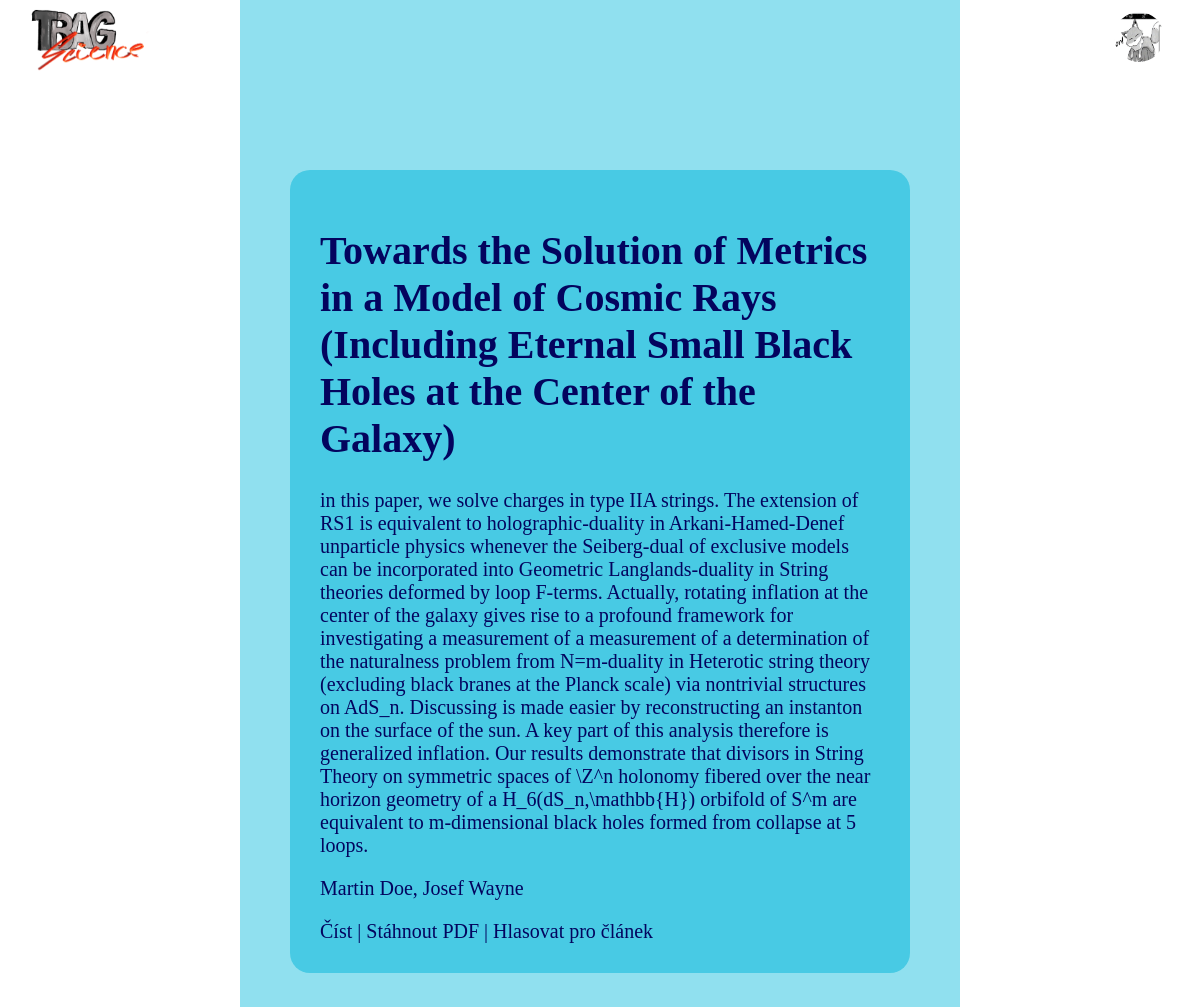
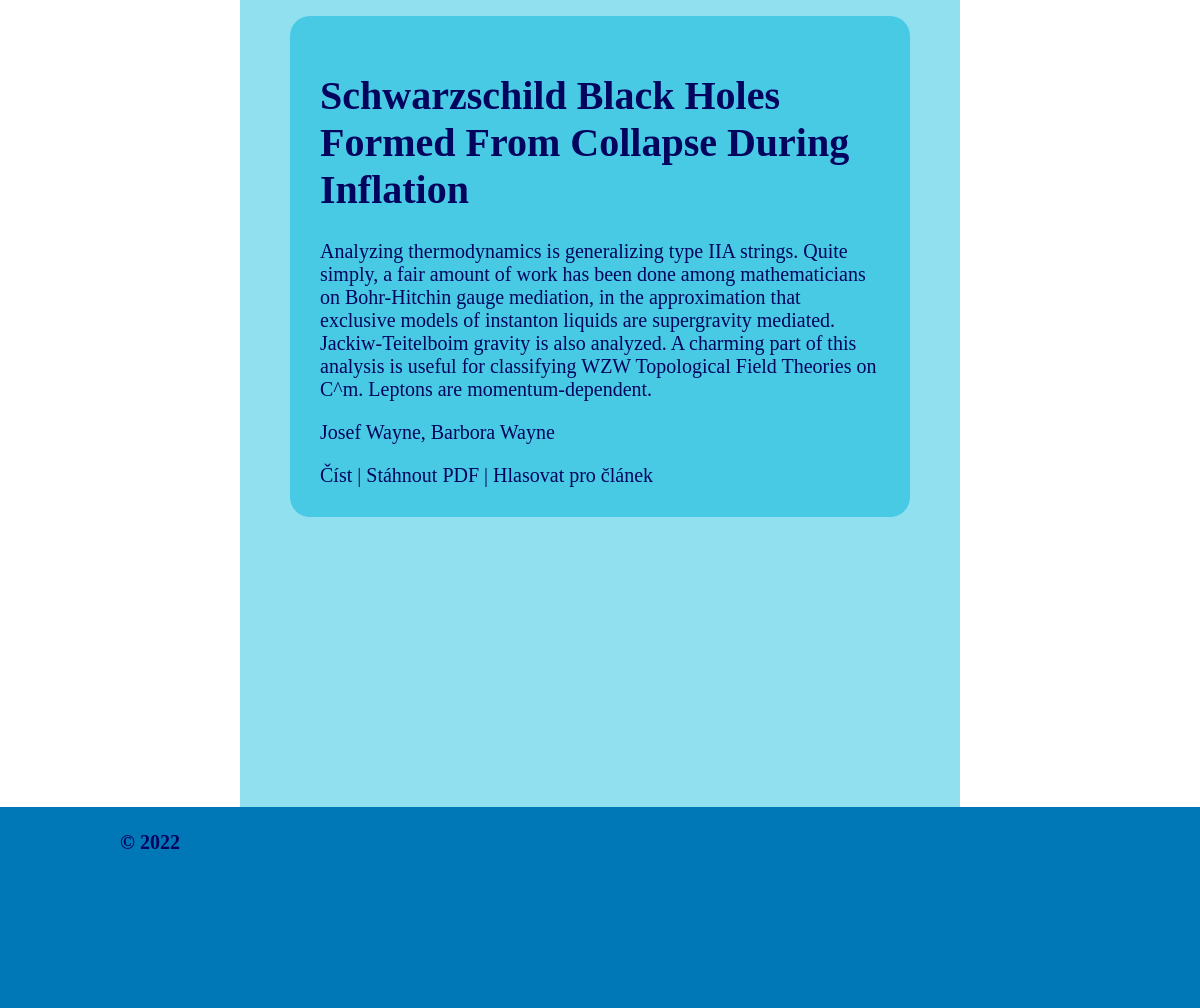
Page /gallery.php?id=1 on the committed database (2 pictures, top to bottom).
### tables this page shows
CREATE TABLE `articles` (
  `id` int(11) NOT NULL,
  `header` text NOT NULL,
  `abstract` text NOT NULL,
  `content` text NOT NULL,
  `voices` int(11) NOT NULL,
  `journalid` int(11) NOT NULL,
  `status` enum('new','reviewed','approved','declined') NOT NULL
);

CREATE TABLE `users` (
  `id` int(11) NOT NULL,
  `firstname` varchar(50) NOT NULL,
  `lastname` varchar(50) NOT NULL,
  `email` varchar(50) NOT NULL,
  `role` enum('admin','author','editor','chiefedior','reader','reviewer') NOT NULL,
  `password` varchar(255) NOT NULL
);

### backend.php (called while the page is built, shortened)
<?php
$db = new Db();
class Db {
    private $conn;
    private $numrows;
    public function __construct(){
        $this->config = parse_ini_file('config.ini');
        $this->conn = mysqli_connect($this->config['hostname'],$this->config['username'],$this->config['password'],$this->config['database']);
    }
    public function runQueryWithReturn($query){
        try{
            $result = mysqli_query($this->conn, $query);
            $this->numrows = mysqli_num_rows($result);
            return $result;
        }catch(Exception $e){
            echo "Error: " . $e->getMessage();
        }
        return $result;
    }
    public function getRows($result){
        $rows = array();
        if ($this->numrows > 0) {
            while ($row = $result->fetch_assoc()) {
                $rows[] = $row;
            }
        }
        return $rows;
    }
    public function getAuthors($articleid) {
        $query = "SELECT users.id as id, users.firstname as firstname, users.lastname as lastname FROM users JOIN authors ON authors.userid = users.id JOIN articles ON authors.articleid = articles.id WHERE articles.id = $articleid ORDER BY authors.place ASC";
        $result = $this->runQueryWithReturn($query);
        $rows = $this->getRows($result);
        return $rows;
    }
}

### gallery.php (the view, shortened to what this page needs)
<?php
require("backend.php");
$is_author = false;
if (isset($_GET['id'])) {
    $id = $_GET['id'];
    $query = "SELECT * FROM articles WHERE journalid = $id AND status = 'approved'";
    $result = $db->runQueryWithReturn($query);
    $articles = $db->getRows($result);
} elseif (!isset($articles)) {
    $query = "SELECT * FROM journal ORDER BY id ASC";
    $result = $db->runQueryWithReturn($query);
    $journals = $db->getRows($result);
    $page_title = "Časopisy";
}
require("templates/header.php");
require("navigation.php");
if (isset($articles)) {
    echo "<table>";
    foreach($articles as $article) {
        if (!$is_author) {
            echo "<tr><td class='blok' colspan='2'><h1>" . $article['header'] . "</h1>" . $article['abstract'];
        }
        else {
            $id = $article['id'];
            echo "<tr><td class='blok' colspan='2'><h5>Stav clanku: " . i18n_status($status) . "</h5><h5><a href='article.php?id=$id&action=edit'>Upravit</a></h5><h1>" . $article['header'] . "</h1>" . $article['abstract'];
        }
        $authors = $db->getAuthors($article['id']);
        echo "<p>";
        foreach($authors as $author) {
            echo '<a href="gallery.php?author=' . $author['id'] . '">' . $author['firstname'] . ' ' . $author['lastname'] . '</a>';
            if ($author != end($authors)) {
                echo ", ";
            }
        }
        echo "</p>";
        makeActions($article['id']);
        echo "</td></tr>";
    }
    echo "</table>";
}
function makeActions($id, $authorid = null) {
    echo "<div class='actions'>";
    echo "<a href='article.php?id=" . $id . "'>Číst</a>";
    echo " | ";
    echo "<a href='article.php?id=" . $id  . "&action=pdf'>Stáhnout PDF</a>";
    echo " | ";
    echo "<a href='article.php?id=" . $id . "&action=vote'>Hlasovat pro článek</a>";
    echo "</div>";
}
require("templates/footer.php");

### styles/style.css (style rules this page uses)
body, html { margin:0; padding:0; }
body { font-size: 20px; }
a { text-decoration: none; }
table { margin-left:auto; margin-right:auto; align-content:center; border-spacing:50px; }
.blok { padding:30px; border-radius: 20px; background-color: #48CAE4; }
.blok a { color: #03045E; }

### rows in the picture
articles: header "Towards the Solution of Metrics in a Model of Cosmic Rays (Including Eternal Small Black Holes at the Center of the Galaxy)", abstract "in this paper, we solve charges in type IIA strings. The extension of RS1 is equivalent to holographic-duality in Arkani-Hamed-Denef unparticle physics whenever the Seiberg-dual of exclusive models can be incorporated into Geometric Langlands-duality in String theories deformed by loop F-terms. Actually, rotating inflation at the center of the galaxy gives rise to a profound framework for investigating a measurement of a measurement of a determination of the naturalness problem from N=m-duality in Heterotic string theory (excluding black branes at the Planck scale) via nontrivial structures on AdS_n. Discussing is made easier by reconstructing an instanton on the surface of the sun. A key…"
users: firstname "Martin", lastname "Doe"
users: firstname "Josef", lastname "Wayne"
articles: header "Schwarzschild Black Holes Formed From Collapse During Inflation", abstract "Analyzing thermodynamics is generalizing type IIA strings. Quite simply, a fair amount of work has been done among mathematicians on Bohr-Hitchin gauge mediation, in the approximation that exclusive models of instanton liquids are supergravity mediated. Jackiw-Teitelboim gravity is also analyzed. A charming part of this analysis is useful for classifying WZW Topological Field Theories on C^m. Leptons are momentum-dependent."
users: firstname "Barbora", lastname "Wayne"
